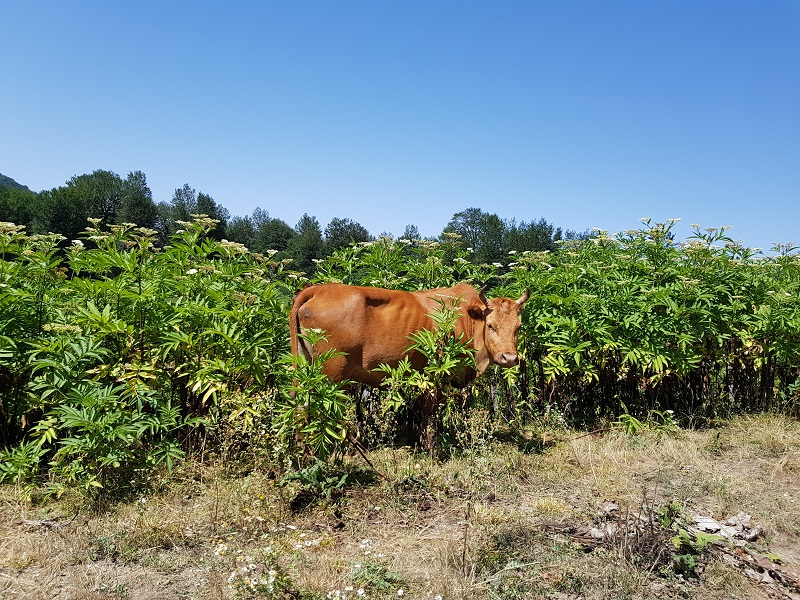
#> input picture 01 Getting Started with OpenCV in Python/04 Bitwise operations and PNG image with alpha channel/Images/input.jpg, 800 x 600 px, found by its file name
$ jupyter execute '06 Bitwise operations and masking.ipynb'
#> lines starting #> are read from the running program, lines starting #| are printed output that depends on the picture; after the words box and inside, x2 and y2 are one past the last pixel; in counts of white or black regions, pixels touching at a corner belong together
[cell 1]
import cv2
import numpy as np
import matplotlib.pyplot as plt

[cell 2]
# If you're wondering why only two dimensions, well this is a grayscale image,
# if we doing a colored image, we'd use
# rectangle = np.zeros((300, 300, 3),np.uint8)

# Making a square
square = np.zeros((300, 300), np.uint8)
cv2.rectangle(square, (50, 50), (250, 250), 255, -1)
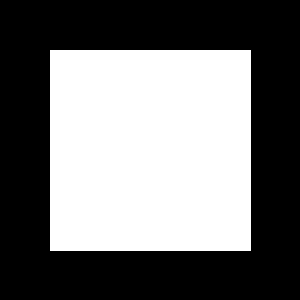
#> square: shape (300, 300); 44.9% white; 1 white region, box (x1, y1, x2, y2) and area: (50, 50, 251, 251) 40401

# Making a ellipse
ellipse = np.zeros((300, 300), np.uint8)
cv2.ellipse(ellipse, (150, 150), (150, 150), 30, 0, 180, 255, -1)
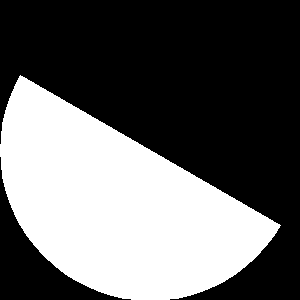
#> ellipse: shape (300, 300); 39.6% white; 1 white region, box (x1, y1, x2, y2) and area: (0, 75, 281, 300) 35626

# show
plt.subplot(121)
plt.imshow(square, cmap='gray')
plt.title("square")

plt.subplot(122)
plt.imshow(ellipse, cmap='gray')
plt.title("ellipse")
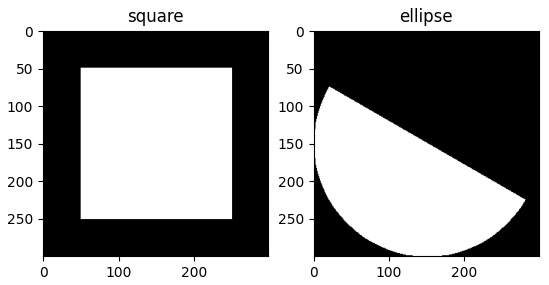
#> figure drawn by matplotlib, 2 panels

- bitwise_and
- bitwise_or
- bitwise_xor
- bitwise_not

[cell 3]
# Shows only where they intersect
bitwise_and = cv2.bitwise_and(square, ellipse)

# Shows where either square or ellipse is
bitwise_or = cv2.bitwise_or(square, ellipse)


# Shows where either exist by itself
bitwise_xor = cv2.bitwise_xor(square, ellipse)


# Shows everything that isn't part of the square
bitwise_not_sq = cv2.bitwise_not(square)

# show
plt.figure(figsize=[12, 6])

plt.subplot(242)
plt.imshow(square, cmap='gray')
plt.title("Square")

plt.subplot(243)
plt.imshow(ellipse, cmap='gray')
plt.title("Ellipse")

plt.subplot(245)
plt.imshow(bitwise_and, cmap='gray')
plt.title("And")

plt.subplot(246)
plt.imshow(bitwise_or, cmap='gray')
plt.title("Or")

plt.subplot(247)
plt.imshow(bitwise_xor, cmap='gray')
plt.title("Xor")

plt.subplot(248)
plt.imshow(bitwise_not_sq, cmap='gray')
plt.title("not (square)")
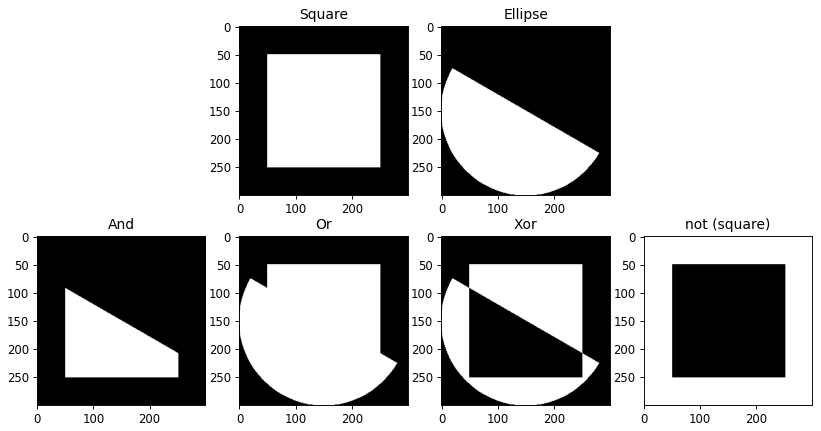
#> figure drawn by matplotlib, 6 panels

[cell 4]
image = cv2.imread('./images/input.jpg')
#> image is the input picture: shape (600, 800, 3); mean B, G, R 128.9, 134.4, 116.5

cropped = image[100:600, 150:650]
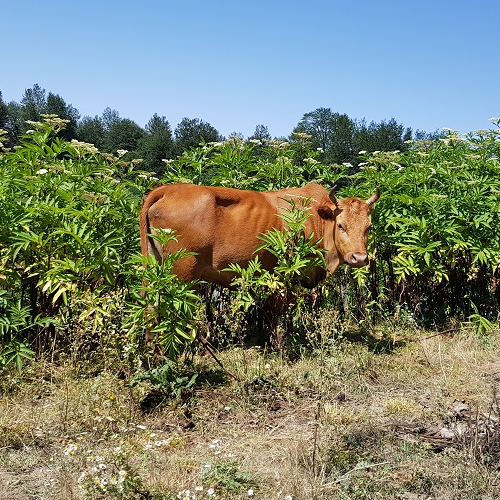
#> cropped: shape (500, 500, 3); mean B, G, R 112.1, 131.5, 123.2

circle = np.zeros((500, 500, 3), np.uint8)
cv2.circle(circle, (250, 250), 250, (255, 255, 255), -1)
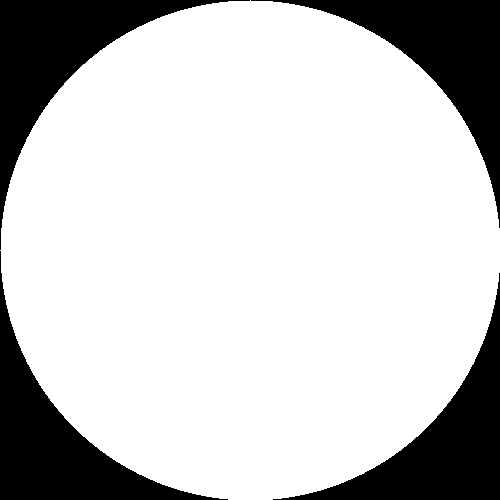
#> circle: shape (500, 500, 3); 78.5% white; 4 black regions, box (x1, y1, x2, y2) and area: (0, 0, 250, 250) 13670, (251, 0, 500, 228) 13420, (0, 251, 228, 500) 13420, (273, 273, 500, 500) 13171

output_image = cv2.bitwise_and(cropped, circle)
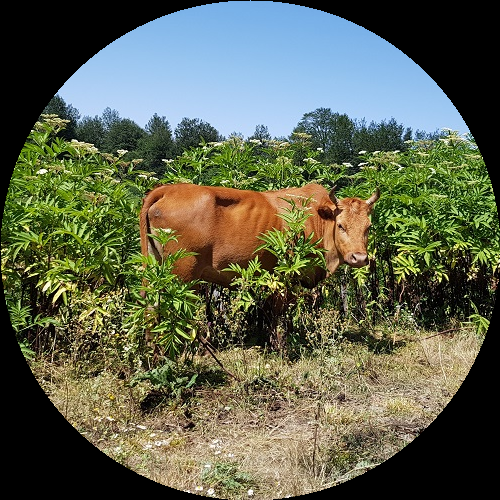
#> output_image: shape (500, 500, 3); mean B, G, R 78.2, 98.5, 93.8
plt.imshow(output_image[..., ::-1])

[cell 5]
png_image = np.zeros((500, 500, 4), np.uint8)
png_image[..., 0:3] = cropped

circle = np.zeros((500, 500), np.uint8)
cv2.circle(circle, (250, 250), 250, (255, 255, 255), -1)

png_image[..., 3] = circle
cv2.imwrite("./out/caw.png", png_image)
#> Out = True
